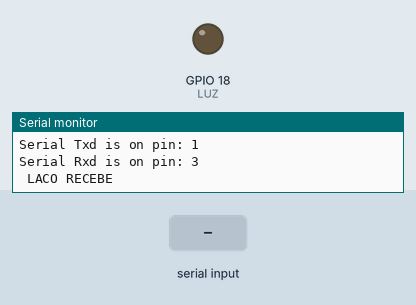
Bench run of a program on a simulated ESP32. Parts: output pins drawn as LEDs (lit = HIGH), the last lines printed to the serial monitor. Inputs (shaded band) come from the test bench.

Above: at 11.2 s.
11.3 s: "1" received over the second serial link
At 15.4 s:
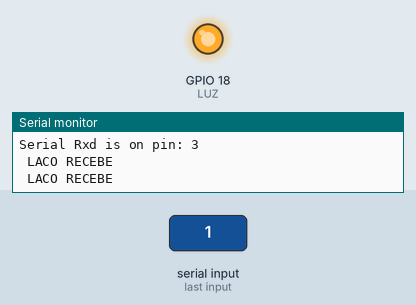
Timing chart, 0 to 17.5 s (numbered marks = the images above; inputs shaded):
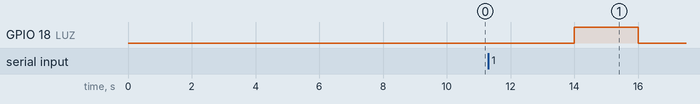

Measured:
- after the input at 11.3 s, GPIO 18 (LUZ): LOW → HIGH after 2.7 s, → LOW 2.0 s later

The program:

main.cpp
```cpp
/*
 * There are three serial ports on the ESP known as U0UXD, U1UXD and U2UXD.
 *
 * U0UXD is used to communicate with the ESP32 for programming and during reset/boot.
 * U1UXD is unused and can be used for your projects. Some boards use this port for SPI Flash access though
 * U2UXD is unused and can be used for your projects.
 *
*/

#include <Arduino.h>

#define RXD2 16
#define TXD2 17
#define LUZ 18

void setup() {
  delay(10000);
  // Note the format for setting a serial port is as follows: Serial2.begin(baud-rate, protocol, RX pin, TX pin);
  Serial.begin(115200);
  //Serial1.begin(9600, SERIAL_8N1, RXD2, TXD2);
  Serial2.begin(9600, SERIAL_8N1, RXD2, TXD2);
  Serial.println("Serial Txd is on pin: "+String(TX));
  Serial.println("Serial Rxd is on pin: "+String(RX));

  pinMode(LUZ, OUTPUT);
}

void loop() { //Choose Serial1 or Serial2 as required
  char c;
  Serial2.flush();
  if(Serial2.available()) {

    c = char(Serial2.read());
    if(c == '1') {
        digitalWrite(LUZ, HIGH);
        while (Serial2.available()) {
            Serial.print(char(Serial2.read()));
        }
    }
  }
  else {
    Serial2.begin(9600, SERIAL_8N1, RXD2, TXD2);
  }
  Serial.println(" LACO RECEBE");
  delay(2000);
  digitalWrite(LUZ, LOW);
  delay(2000);

}
```
